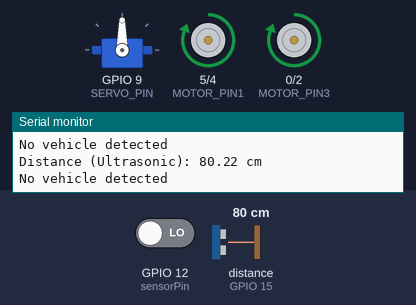
Bench run of a sketch on a simulated ESP8266 (NodeMCU). On the bench: servo, motor-driver pin pairs drawn as motors (green arrow = first pin HIGH = forward, orange = second pin HIGH = backward, longer = more drive, scaled by the enable pin), the last lines printed to the serial monitor. Wiring (inferred from the names in the program): ultrasonic range finder: trigger GPIO 13; echo GPIO 15. The test bench sets the inputs (shaded band); at power-on: distance to the obstacle (sensor on GPIO 15) 80 cm, GPIO 12 (sensorPin) LOW. The echo pulse lasts 58.3 µs per cm.

Above: at 1.8 s.
1.9 s: distance to the obstacle (sensor on GPIO 15) set to 11 cm
3.4 s: distance to the obstacle (sensor on GPIO 15) set to 8 cm
At 4.5 s:
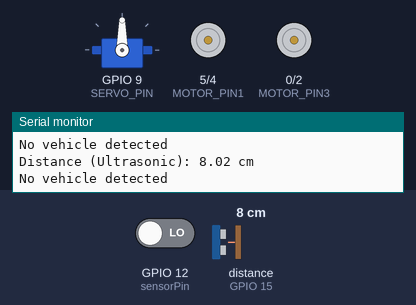
5.5 s: GPIO 12 (sensorPin) driven HIGH
At 17.2 s:
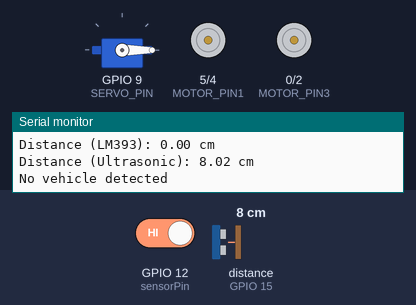
Timing chart, 0 to 17.5 s (numbered marks = the images above; inputs shaded):
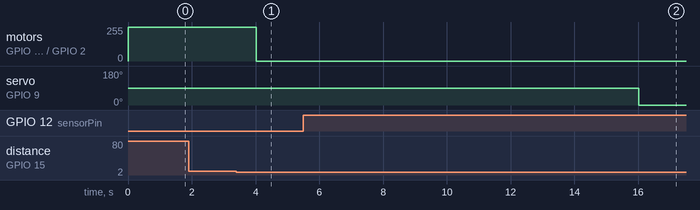

The sketch:

CARFINAL.ino
```cpp
#include <Servo.h>
#define SERVO_PIN 9
Servo myservo;  // create servo object to control a servo
#define TRIGGER_PIN 13  // NodeMCU Pin D1 connected to (Trigger) pin of HC-SR04
#define ECHO_PIN 15     // NodeMCU Pin D2 connected to (Echo) pin of HC-SR04
#define sensorPin 12    // Pin connected to the LM393 output

// Define the pins for the motor
#define MOTOR_PIN1 5
#define MOTOR_PIN2 4
#define MOTOR_PIN3 0
#define MOTOR_PIN4 2
#define MOTOR_ENA 16
#define MOTOR_ENB 14

bool motorStopped = false;

float measured_distance; // Distance covered per pulse (change according to your sensor)
volatile unsigned int pulseCount = 0;
bool vehicleDetected = false;  // Flag to track vehicle detection

void ICACHE_RAM_ATTR pulseCounter() {
  pulseCount++;
  vehicleDetected = true;  // Set the flag when a vehicle is detected
}

void setup() {
  Serial.begin(9600);
  pinMode(TRIGGER_PIN, OUTPUT);
  pinMode(ECHO_PIN, INPUT);
  pinMode(sensorPin, INPUT);
  myservo.attach(SERVO_PIN);  // attaches the servo on pin 9
  attachInterrupt(digitalPinToInterrupt(sensorPin), pulseCounter, RISING);


  // Initialize the motor pins as output
  pinMode(MOTOR_PIN1, OUTPUT);
  pinMode(MOTOR_PIN2, OUTPUT);
  pinMode(MOTOR_PIN3, OUTPUT);
  pinMode(MOTOR_PIN4, OUTPUT);
  pinMode(MOTOR_ENA, OUTPUT);
  pinMode(MOTOR_ENB, OUTPUT);
}

void loop() {
  digitalWrite(TRIGGER_PIN, LOW);
  delayMicroseconds(2);
  digitalWrite(TRIGGER_PIN, HIGH);
  delayMicroseconds(10);
  digitalWrite(TRIGGER_PIN, LOW);

  long duration = pulseIn(ECHO_PIN, HIGH);
  float distance = (duration / 2) * 0.0344;

  Serial.print("Distance (Ultrasonic): ");
  Serial.print(distance);
  Serial.println(" cm");

  // If the distance is less than 10 cm, stop the motor
  if (distance < 10) {
    digitalWrite(MOTOR_PIN1, LOW);
    digitalWrite(MOTOR_PIN2, LOW);
    digitalWrite(MOTOR_PIN3, LOW);
    digitalWrite(MOTOR_PIN4, LOW);
  }
  else if(measured_distance >= 50) {
    // Otherwise, run the motor
    digitalWrite(MOTOR_PIN1, LOW);
    digitalWrite(MOTOR_PIN2, LOW);
    digitalWrite(MOTOR_PIN3, LOW);
    digitalWrite(MOTOR_PIN4, LOW);
  }
  else if (!motorStopped){
      digitalWrite(MOTOR_PIN1, HIGH);
    digitalWrite(MOTOR_PIN2, LOW);
    digitalWrite(MOTOR_ENA, HIGH);
    digitalWrite(MOTOR_ENB, HIGH);
    digitalWrite(MOTOR_PIN3, HIGH);
    digitalWrite(MOTOR_PIN4, LOW);
  }


  if (vehicleDetected) {
    measured_distance = ((pulseCount / 10) * 3.142 * 0.7);  // Convert time to seconds
    Serial.print("Distance (LM393): ");
    Serial.print(measured_distance);
    Serial.println(" cm");
    vehicleDetected = false; // Reset the vehicle detection flag

    myservo.write(90); // rotate servo 90 degrees
    delay(10000); // wait for 10 seconds
    myservo.write(0); // retract servo

  } else {
    Serial.println("No vehicle detected");
  }
  pulseCount++;
  attachInterrupt(digitalPinToInterrupt(sensorPin), pulseCounter, RISING);
  delay(1000);
}
```

RoverCode.ino
```cpp

```

Measured:
- the behaviour switches between 10 and 9 cm on distance to the obstacle (sensor on GPIO 15) (found by bisection; images 0 and 1)
- after the input at 3.4 s, motor on GPIO 5 (MOTOR_PIN1) / GPIO 4 (MOTOR_PIN2), motor on GPIO 0 (MOTOR_PIN3) / GPIO 2 (MOTOR_PIN4): forward 255/255 → stopped after 0.62 s
- after the input at 5.5 s, servo on GPIO 9 (SERVO_PIN): 90° → 0° after 10.5 s
